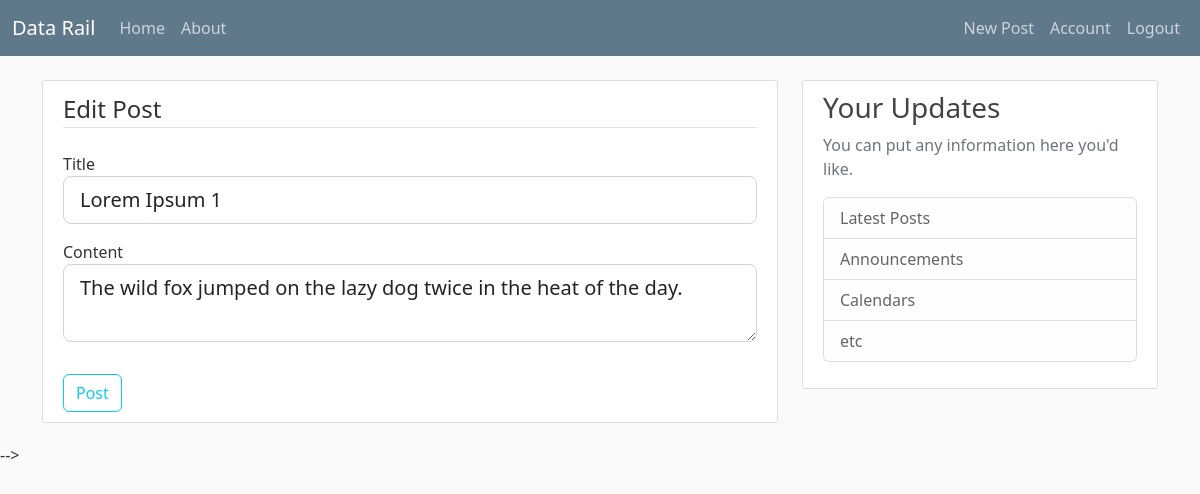
Page /post/2/edit (signed in) on the committed database.
### datarail/models.py (models this page shows, shortened)
class Post(db.Model, UserMixin):
    id = db.Column(db.Integer, primary_key=True)
    title = db.Column(db.String(60), nullable=False, unique=True)
    date_posted = db.Column(db.DateTime, nullable=False,
                            default=datetime.utcnow)
    content = db.Column(db.Text, nullable=False)
    user_id = db.Column(db.Integer, db.ForeignKey('user.id'), nullable=False)

### datarail/routes.py (the view)
@app.route('/post/<int:post_id>/edit', methods=['GET', 'POST'])
@login_required
def edit_post(post_id):
    post = Post.query.get_or_404(post_id)
    if post.author != current_user:
        abort(403)
    form = PostForm()
    if form.validate_on_submit():
        post.title = form.title.data  # they are already in the database we are just updating them.
        post.content = form.content.data
        db.session.commit()
        flash("Your post has been updated", "success")
        return redirect(url_for('post', post_id=post.id))
    elif request.method == 'GET':
        form.title.data = post.title
        form.content.data = post.content
    return render_template('create_post.html', title="Edit Post", legend="Edit Post", form=form)

### datarail/forms.py
class PostForm(FlaskForm):
    title = StringField('Title', validators=[DataRequired()])
    content = TextAreaField('Content', validators=[DataRequired()])
    submit = SubmitField('Post')

### datarail/models.py (called while the page is built)
@login_manager.user_loader
def load_user(user_id):
    return User.query.get(user_id)

### datarail/templates/create_post.html (shortened to what this page needs)
{%extends 'layout.html' %}
{%block content%}
<div class="content-section">
    <form action="" method="POST" class="row g-3 needs-validation" novalidate>
        <fieldset class="form-group">
            <legend class="border-bottom mb-4">{{legend}}</legend>
            <div class="form-group mb-3">
                {{form.title.label(class="form-control-label")}}
                {% if form.title.errors %}
                {{form.title(class="form-control form-control-lg is-invalid")}}
                <div class="invalid-feedback">
                    {% for error in form.title.errors %}
                    <span>{{error}}</span>
                    {% endfor %}
                </div>
                {%else%}
                {{form.title(class="form-control form-control-lg")}}
                {%endif%}
            </div>
            <div class="form-group mb-3">
                {{form.content.label (class="form-control-label")}}
                {% if form.content.errors %}
                {{form.content (class="form-control form-control-lg is-invalid")}}
                <div class="invalid-feedback">
                    {% for error in form.content.errors %}
                    <span>{{error}}</span>
                    {% endfor %}
                </div>
                {%else%}
                {{form.content (class="form-control form-control-lg")}}
                {%endif%}
            </div>
        </fieldset>
        <div class="'form-group">
            {{form.submit(class="btn btn-outline-info")}}
        </div>
    </form>
</div>
{%endblock content%}

### datarail/static/main.css (style rules this page uses)
body { background: #fafafa; color: #333333; margin-top: 5rem; }
.content-section { background: #ffffff; padding: 10px 20px; border: 1px solid #dddddd; border-radius: 3px; margin-bottom: 20px; }

### rows in the picture
Post: title "Lorem Ipsum 1", content "The wild fox jumped on the lazy dog twice in the heat of the day."

### other values in the picture
{{ legend }} "Edit Post"
